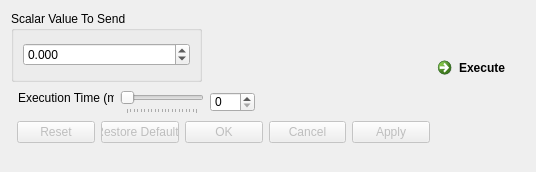
<?xml version="1.0" encoding="UTF-8"?>
<ui version="4.0">
 <class>SendScalar</class>
 <widget class="QDialog" name="SendScalar">
  <property name="geometry">
   <rect>
    <x>0</x>
    <y>0</y>
    <width>536</width>
    <height>172</height>
   </rect>
  </property>
  <property name="windowTitle">
   <string>Dialog</string>
  </property>
  <widget class="QDialogButtonBox" name="buttonBox">
   <property name="enabled">
    <bool>false</bool>
   </property>
   <property name="geometry">
    <rect>
     <x>17</x>
     <y>121</y>
     <width>413</width>
     <height>23</height>
    </rect>
   </property>
   <property name="orientation">
    <enum>Qt::Horizontal</enum>
   </property>
   <property name="standardButtons">
    <set>QDialogButtonBox::Apply|QDialogButtonBox::Cancel|QDialogButtonBox::Ok|QDialogButtonBox::Reset|QDialogButtonBox::RestoreDefaults</set>
   </property>
   <property name="centerButtons">
    <bool>false</bool>
   </property>
  </widget>
  <widget class="QGroupBox" name="groupBox">
   <property name="geometry">
    <rect>
     <x>11</x>
     <y>11</y>
     <width>191</width>
     <height>71</height>
    </rect>
   </property>
   <property name="title">
    <string>Scalar Value To Send</string>
   </property>
   <layout class="QHBoxLayout" name="horizontalLayout">
    <item>
     <widget class="QDoubleSpinBox" name="scalarValueToSend_">
      <property name="decimals">
       <number>3</number>
      </property>
      <property name="minimum">
       <double>-100000.000000000000000</double>
      </property>
      <property name="maximum">
       <double>100000.000000000000000</double>
      </property>
     </widget>
    </item>
   </layout>
  </widget>
  <widget class="QLabel" name="executionTimeLabel_">
   <property name="geometry">
    <rect>
     <x>18</x>
     <y>90</y>
     <width>96</width>
     <height>16</height>
    </rect>
   </property>
   <property name="text">
    <string>Execution Time (ms)</string>
   </property>
  </widget>
  <widget class="QSpinBox" name="executionTimeSpinBox_">
   <property name="geometry">
    <rect>
     <x>210</x>
     <y>92</y>
     <width>45</width>
     <height>20</height>
    </rect>
   </property>
   <property name="readOnly">
    <bool>false</bool>
   </property>
   <property name="maximum">
    <number>5000</number>
   </property>
  </widget>
  <widget class="QSlider" name="executionTimeHorizontalSlider_">
   <property name="geometry">
    <rect>
     <x>120</x>
     <y>90</y>
     <width>84</width>
     <height>24</height>
    </rect>
   </property>
   <property name="maximum">
    <number>5000</number>
   </property>
   <property name="singleStep">
    <number>10</number>
   </property>
   <property name="pageStep">
    <number>250</number>
   </property>
   <property name="orientation">
    <enum>Qt::Horizontal</enum>
   </property>
   <property name="tickPosition">
    <enum>QSlider::TicksBelow</enum>
   </property>
  </widget>
  <widget class="QCommandLinkButton" name="executeButton_">
   <property name="geometry">
    <rect>
     <x>430</x>
     <y>50</y>
     <width>185</width>
     <height>41</height>
    </rect>
   </property>
   <property name="text">
    <string>Execute</string>
   </property>
  </widget>
 </widget>
 <resources/>
 <connections>
  <connection>
   <sender>buttonBox</sender>
   <signal>accepted()</signal>
   <receiver>SendScalar</receiver>
   <slot>accept()</slot>
   <hints>
    <hint type="sourcelabel">
     <x>248</x>
     <y>254</y>
    </hint>
    <hint type="destinationlabel">
     <x>157</x>
     <y>274</y>
    </hint>
   </hints>
  </connection>
  <connection>
   <sender>buttonBox</sender>
   <signal>rejected()</signal>
   <receiver>SendScalar</receiver>
   <slot>reject()</slot>
   <hints>
    <hint type="sourcelabel">
     <x>316</x>
     <y>260</y>
    </hint>
    <hint type="destinationlabel">
     <x>286</x>
     <y>274</y>
    </hint>
   </hints>
  </connection>
  <connection>
   <sender>executionTimeHorizontalSlider_</sender>
   <signal>valueChanged(int)</signal>
   <receiver>executionTimeSpinBox_</receiver>
   <slot>setValue(int)</slot>
   <hints>
    <hint type="sourcelabel">
     <x>242</x>
     <y>25</y>
    </hint>
    <hint type="destinationlabel">
     <x>400</x>
     <y>25</y>
    </hint>
   </hints>
  </connection>
  <connection>
   <sender>executionTimeSpinBox_</sender>
   <signal>valueChanged(int)</signal>
   <receiver>executionTimeHorizontalSlider_</receiver>
   <slot>setValue(int)</slot>
   <hints>
    <hint type="sourcelabel">
     <x>400</x>
     <y>25</y>
    </hint>
    <hint type="destinationlabel">
     <x>242</x>
     <y>25</y>
    </hint>
   </hints>
  </connection>
 </connections>
</ui>
